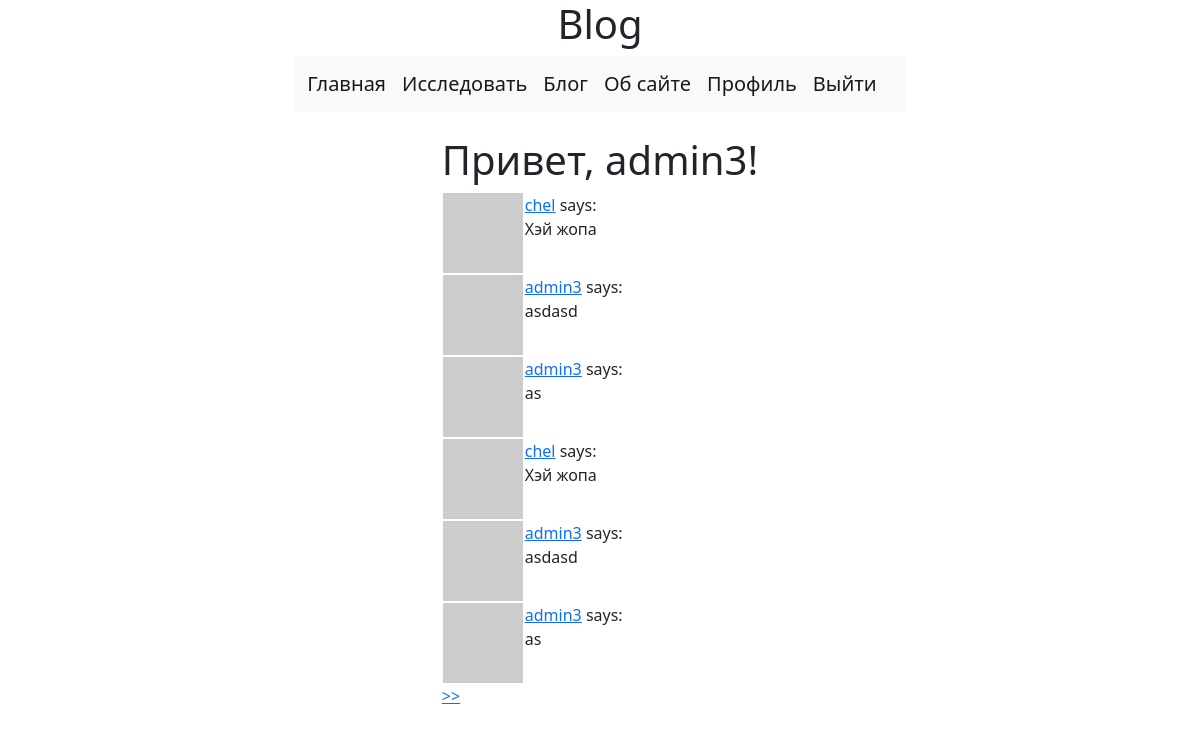
Page /explore (signed in) on the committed database.
### app/models.py (models this page shows, shortened)
class User(UserMixin, db.Model):
    id = db.Column(db.Integer, primary_key=True)
    username = db.Column(db.String(64), index=True, unique=True)
    email = db.Column(db.String(120), index=True, unique=True)
    password_hash = db.Column(db.String(128))
    posts = db.relationship('Post', backref='author', lazy='dynamic')
    about_me = db.Column(db.String(140))
    last_seen = db.Column(db.DateTime, default=datetime.utcnow)
    followed = db.relationship(
        "User", secondary=followers,
        primaryjoin=(followers.c.follower_id == id),
        secondaryjoin=(followers.c.followed_id == id),
        backref=db.backref('followers', lazy='dynamic'), lazy='dynamic')
    def avatar(self, size):
        digest = md5(self.email.lower().encode('utf-8')).hexdigest()
        return f'https://www.gravatar.com/avatar/{digest}?d=identicon&s={size}'

class Post(db.Model):
    id = db.Column(db.Integer, primary_key=True)
    body = db.Column(db.String(140))
    timestamp = db.Column(db.DateTime, index=True, default=datetime.utcnow)
    user_id = db.Column(db.Integer, db.ForeignKey('user.id'))

### app/routes.py (the view)
@app.route('/explore')
@login_required
def explore():
    page = request.args.get('page', 1, type=int)
    posts = Post.query.order_by(Post.timestamp.desc()).paginate(page, app.config['POSTS_PER_PAGE'], False)
    next_url = url_for('explore', page=posts.next_num) if posts.has_next else None
    prev_url = url_for('explore', page=posts.prev_num) if posts.has_prev else None
    return render_template('main.html', title='Explore', posts=posts.items,
                           next_url=next_url, prev_url=prev_url)

### app/models.py (called while the page is built)
@login.user_loader
def load_user(id_user):
    return User.query.get(int(id_user))

### app/routes.py (called while the page is built)
@app.before_request
def before_request():
    if current_user.is_authenticated:
        current_user.last_seen = datetime.utcnow()
        db.session.commit()

### app/templates/main.html (shortened to what this page needs)
{% extends "base.html" %}
{% block content %}
    <h1>Привет, {{ current_user.username }}!</h1>
        {% for post in posts %}
            {% include "_post.html" %}
        {% endfor %}
    {% for post in posts %}
        {% include '_post.html' %}
    {% endfor %}
    {% if next_url %}
    <a href="{{ next_url }}" > >> </a>
    {% endif %}
{% endblock %}

### app/templates/_post.html
<table>
    <tr valign="top">
        <td><img src="{{ post.author.avatar(36) }}"></td>
        <td><a href="{{ url_for('user', username=post.author.username) }}">
            {{ post.author.username }}</a>
            says:
            <br>{{ post.body }}</td>
    </tr>
</table>

### rows in the picture
User: username "admin3"
Post: author.username "chel", body "Хэй жопа"
Post: author.username "admin3", body "asdasd"
Post: author.username "admin3", body "as"
